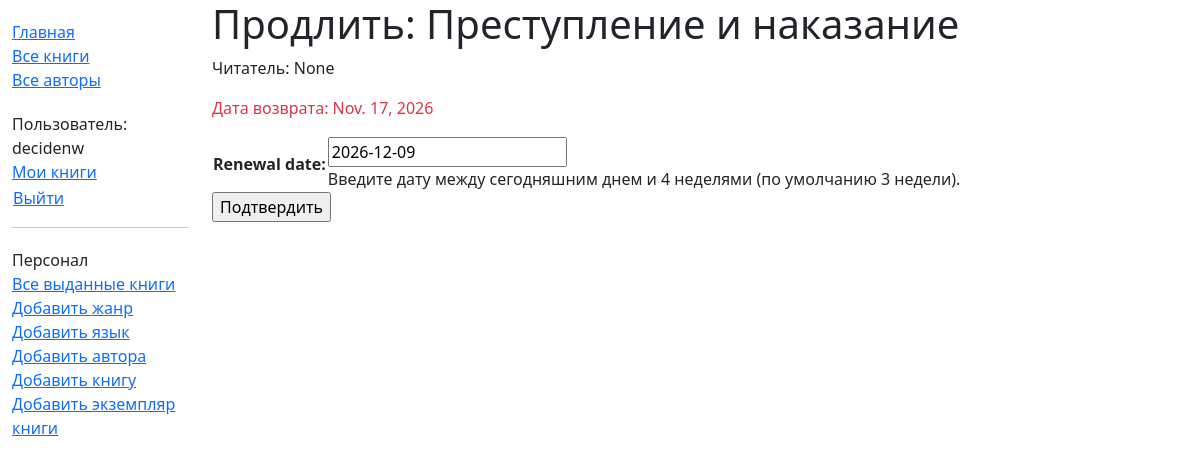
Before: /catalog/book/257b164a-e4e7-478e-8511-290079809924/renew/ (signed in) with the older database file.
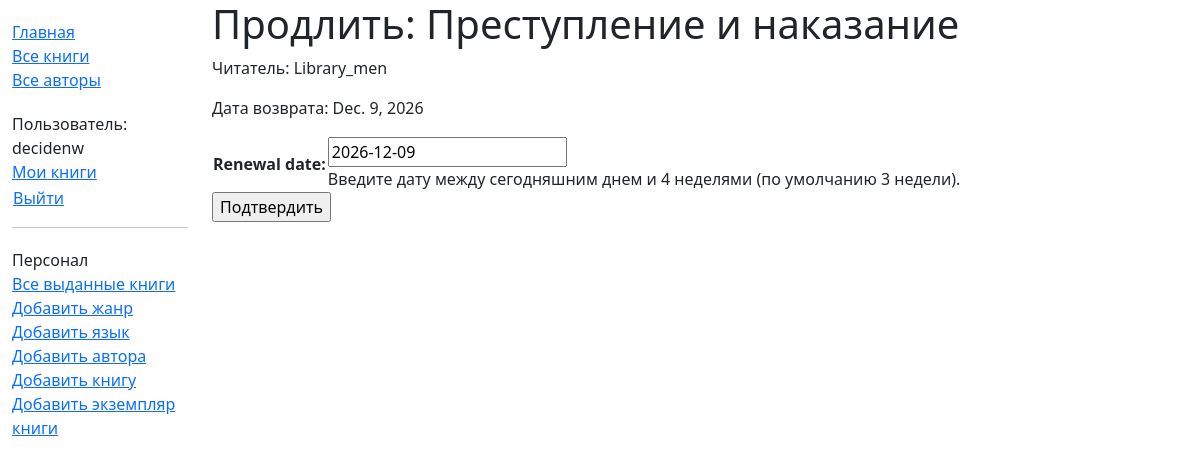
After: the same page with the newer database file.
### catalog/models.py (models this page shows, shortened)
class BookInstance(models.Model):
    borrower = models.ForeignKey(User, on_delete=models.SET_NULL, null=True, blank=True)
    id = models.UUIDField(
        primary_key=True,
        default=uuid.uuid4,
        help_text='Уникальный ID для этой конкретной книги во всей библиотеке'
    )
    book = models.ForeignKey('Book', on_delete=models.RESTRICT, null=True)
    imprint = models.CharField(max_length=200)
    due_back = models.DateField(null=True, blank=True)
    LOAN_STATUS = (
        ('m', 'На обслуживании'),
        ('o', 'Выдана'),
        ('a', 'Доступна'),
        ('r', 'Зарезервирована'),
    )
    @property
    def is_overdue(self):
        return bool(self.due_back and date.today() > self.due_back)
    status = models.CharField(
        max_length=1,
        choices=LOAN_STATUS,
        blank=True,
        default='m',
        help_text='Доступность книги',
    )
    class Meta:
        ordering = ['due_back']
        permissions = (("can_mark_returned", "Set book as returned"),)

### catalog/views.py (the view)
# urls.py: path('book/<uuid:pk>/renew/', views.renew_book_librarian, name='renew-book-librarian'),
@login_required
@permission_required('catalog.can_mark_returned', raise_exception=True)
def renew_book_librarian(request, pk):
    book_instance = get_object_or_404(BookInstance, pk=pk)
    if request.method == 'POST':
        form = RenewBookForm(request.POST)
        if form.is_valid():
            book_instance.due_back = form.cleaned_data['renewal_date']
            book_instance.save()
            return HttpResponseRedirect(reverse('all-borrowed'))
    else:
        proposed_renewal_date = datetime.date.today() + datetime.timedelta(weeks=3)
        form = RenewBookForm(initial={'renewal_date': proposed_renewal_date})
    context = {
        'form': form,
        'book_instance': book_instance,
    }
    return render(request, 'catalog/book_renew_librarian.html', context)

### catalog/forms.py (shortened to what this page needs)
class RenewBookForm(forms.Form):
    renewal_date = forms.DateField(
        help_text="Введите дату между сегодняшним днем и 4 неделями (по умолчанию 3 недели)."
    )

### catalog/templates/catalog/book_renew_librarian.html (shortened to what this page needs)
{% extends "base_generic.html" %}
{% block content %}
  <h1>Продлить: {{ book_instance.book.title }}</h1>
  <p>Читатель: {{ book_instance.borrower }}</p>
  <p {% if book_instance.is_overdue %} class="text-danger"{% endif %}>Дата возврата: {{ book_instance.due_back }}</p>
  <form action="" method="post">
    <table>
      {{ form.as_table }}
    </table>
    <input type="submit" value="Подтвердить">
  </form>
{% endblock %}

Changed rows visible on the page:
changed BookInstance: borrower "None" → "Library_men"; due_back "Nov. 17, 2026" → "Dec. 9, 2026"
